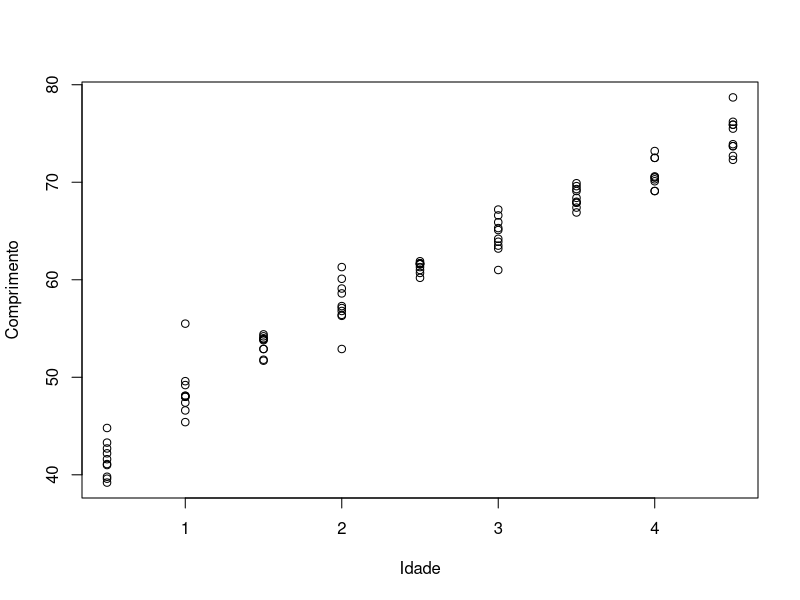
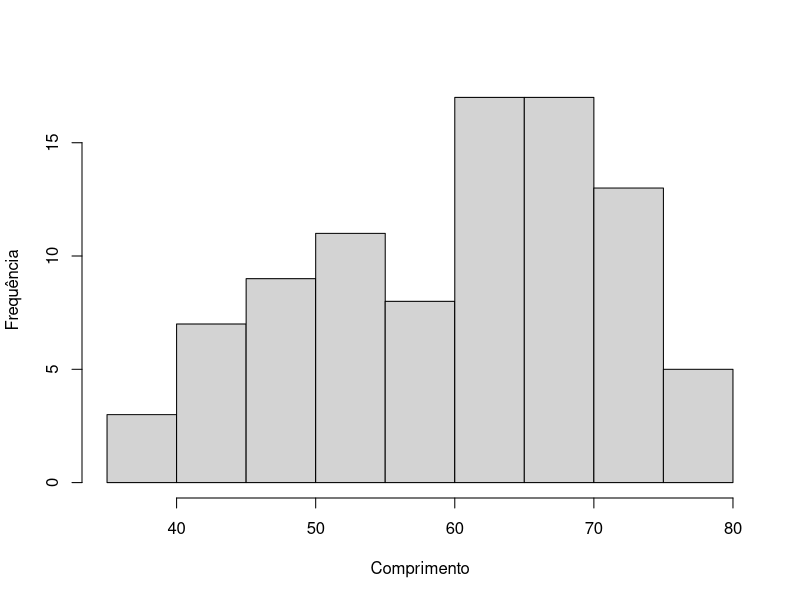
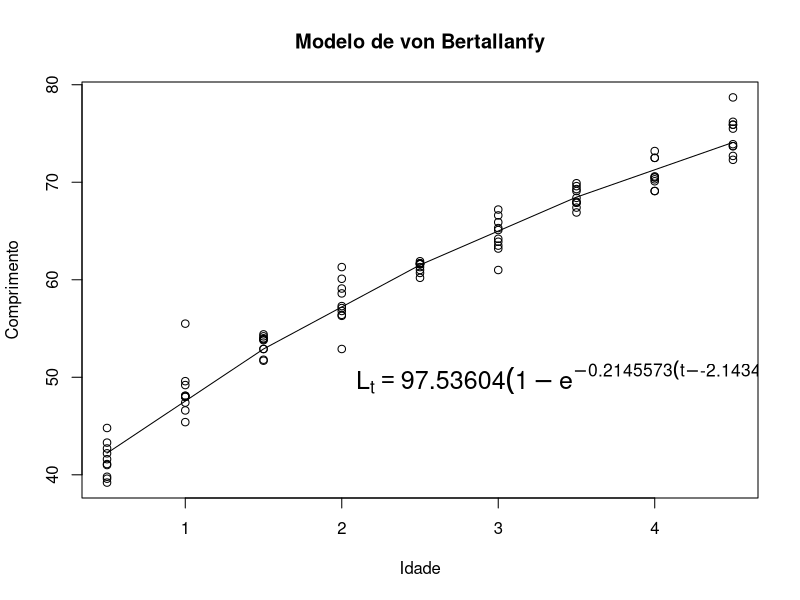

R code for these plots, in order:
##======================================================================
## Curso R - UNIVALI
## 26-27, novembro, 2012
## Modelos não-lineares
##======================================================================

##----------------------------------------------------------------------
## Estimativas de parâmetros do modelo de von Bertalanffy
##----------------------------------------------------------------------

## Importação de dados de comprimento e idade
dados.comp <- read.csv2("dados_comprimento.csv")
str(dados.comp)
summary(dados.comp)

## Relação
with(dados.comp, plot(Idade, Comprimento))
hist(dados.comp$Comprimento, main = "",
     xlab = "Comprimento", ylab = "Frequência")

## Ajuste do modelo de von Bertalanffy
## L_t = L_\infty[1 - exp(-k(t-t0))]

## Como "chutar" valores de Linf, k e t0?
browseURL("http://fishbase.org/summary/Katsuwonus-pelamis.html")

## Ajuste do modelo por mínimos quadrados não-lineares
mod.comp <- nls(Comprimento ~ Linf * (1 - exp(-k*(Idade-t0))),
                data = dados.comp, trace = TRUE,
                start = list(Linf = 97.1, k = 0.22, t0 = -2.07))
# sumário do modelo
summary(mod.comp)

## Ajuste grafico
# extrai os parametros do modelo e salva em objetos separados
Linf <- coef(mod.comp)[1]
k <- coef(mod.comp)[2]
t0 <- coef(mod.comp)[3]

# cria uma sequencia de idades para usar na predicao
idade <- seq(min(dados.comp$Idade), max(dados.comp$Idade), 1)
# calcula os comprimentos teoricos, baseados no ajuste do modelo
# ("comprimento estimado")
comprimento <- Linf * (1 - exp(-k*(idade-t0)))
# plot dos dados observados
with(dados.comp, plot(Idade, Comprimento,
                 main = "Modelo de von Bertallanfy"))
# inclui a linha com os valores preditos pelo modelo
lines(idade, comprimento)
# adiciona a equacao de von Bertallanfy no grafico
text(x = 3.5, y = 50, cex = 1.5,
     labels = bquote(L[t] == .(Linf) (1 - e^{-.(k)(t - .(t0))})))
# pare ver mais opcoes de anotacao matematica em graficos veja
# demo(plotmath)
